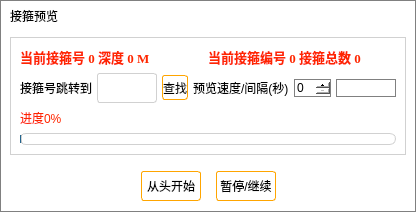
          <widget class="QFrame" name="frame_13">
           <property name="styleSheet">
            <string notr="true">background-color: white;
border: 1px solid gray; 
border-radius:0px;</string>
           </property>
           <property name="frameShape">
            <enum>QFrame::StyledPanel</enum>
           </property>
           <property name="frameShadow">
            <enum>QFrame::Raised</enum>
           </property>
           <layout class="QVBoxLayout" name="verticalLayout_16">
            <property name="spacing">
             <number>6</number>
            </property>
            <property name="leftMargin">
             <number>9</number>
            </property>
            <property name="topMargin">
             <number>0</number>
            </property>
            <property name="rightMargin">
             <number>9</number>
            </property>
            <property name="bottomMargin">
             <number>0</number>
            </property>
            <item>
             <widget class="QLabel" name="label_25">
              <property name="minimumSize">
               <size>
                <width>58</width>
                <height>30</height>
               </size>
              </property>
              <property name="maximumSize">
               <size>
                <width>158</width>
                <height>30</height>
               </size>
              </property>
              <property name="styleSheet">
               <string notr="true">QLabel {
	background-color: white;
	border: 0px;
}</string>
              </property>
              <property name="text">
               <string>接箍预览</string>
              </property>
             </widget>
            </item>
            <item>
             <widget class="QFrame" name="frame_11">
              <property name="styleSheet">
               <string notr="true">QFrame {
	background-color: white;
	position: relative; /* 将 QFrame 设置为相对定位 */
    border: 1px solid rgb(209,209,209); 
	border-radius:0px;
	padding:0px 0px;
}
</string>
              </property>
              <property name="frameShape">
               <enum>QFrame::StyledPanel</enum>
              </property>
              <property name="frameShadow">
               <enum>QFrame::Sunken</enum>
              </property>
              <property name="midLineWidth">
               <number>1</number>
              </property>
              <layout class="QVBoxLayout" name="verticalLayout_13">
               <item>
                <layout class="QHBoxLayout" name="horizontalLayout_11">
                 <property name="spacing">
                  <number>5</number>
                 </property>
                 <property name="rightMargin">
                  <number>5</number>
                 </property>
                 <item>
                  <widget class="QLabel" name="label_28">
                   <property name="minimumSize">
                    <size>
                     <width>111</width>
                     <height>16</height>
                    </size>
                   </property>
                   <property name="font">
                    <font>
                     <family>Times New Roman</family>
                     <pointsize>10</pointsize>
                     <weight>75</weight>
                     <bold>true</bold>
                    </font>
                   </property>
                   <property name="styleSheet">
                    <string notr="true">QLabel {
	background-color: white;
	border: 0px;
	color: rgb(255, 38, 0);
}</string>
                   </property>
                   <property name="text">
                    <string>当前接箍号 0 深度 0 M</string>
                   </property>
                  </widget>
                 </item>
                 <item>
                  <widget class="QLabel" name="label_31">
                   <property name="font">
                    <font>
                     <family>Times New Roman</family>
                     <pointsize>10</pointsize>
                     <weight>75</weight>
                     <bold>true</bold>
                    </font>
                   </property>
                   <property name="styleSheet">
                    <string notr="true">QLabel {
	background-color: white;
	border: 0px;
	color: rgb(255, 38, 0);
}</string>
                   </property>
                   <property name="text">
                    <string>当前接箍编号 0 接箍总数 0</string>
                   </property>
                  </widget>
                 </item>
                </layout>
               </item>
               <item>
                <layout class="QHBoxLayout" name="horizontalLayout_12">
                 <property name="spacing">
                  <number>5</number>
                 </property>
                 <item>
                  <widget class="QLabel" name="label_26">
                   <property name="maximumSize">
                    <size>
                     <width>105</width>
                     <height>16777215</height>
                    </size>
                   </property>
                   <property name="styleSheet">
                    <string notr="true">QLabel {
	background-color: white;
	border: 0px;
}</string>
                   </property>
                   <property name="text">
                    <string>接箍号跳转到</string>
                   </property>
                  </widget>
                 </item>
                 <item>
                  <widget class="QLineEdit" name="lineEdit_2">
                   <property name="minimumSize">
                    <size>
                     <width>0</width>
                     <height>30</height>
                    </size>
                   </property>
                   <property name="maximumSize">
                    <size>
                     <width>60</width>
                     <height>16777215</height>
                    </size>
                   </property>
                   <property name="styleSheet">
                    <string notr="true">QLineEdit {
    border-radius: 3px;
	background-color: white;
	border: 1px solid rgb(209,209,209);
}
</string>
                   </property>
                  </widget>
                 </item>
                 <item>
                  <widget class="QPushButton" name="pushButton_18">
                   <property name="minimumSize">
                    <size>
                     <width>25</width>
                     <height>25</height>
                    </size>
                   </property>
                   <property name="maximumSize">
                    <size>
                     <width>40</width>
                     <height>16777215</height>
                    </size>
                   </property>
                   <property name="styleSheet">
                    <string notr="true">QPushButton {
    border-radius: 3px;
	background-color: white;
	border: 1px solid orange;
}
</string>
                   </property>
                   <property name="text">
                    <string>查找</string>
                   </property>
                  </widget>
                 </item>
                 <item>
                  <widget class="QLabel" name="label_29">
                   <property name="maximumSize">
                    <size>
                     <width>150</width>
                     <height>16777215</height>
                    </size>
                   </property>
                   <property name="styleSheet">
                    <string notr="true">QLabel {
	background-color: white;
	border: 0px;
	
}</string>
                   </property>
                   <property name="text">
                    <string>预览速度/间隔(秒)</string>
                   </property>
                  </widget>
                 </item>
                 <item>
                  <widget class="QSpinBox" name="spinBox_3">
                   <property name="buttonSymbols">
                    <enum>QAbstractSpinBox::PlusMinus</enum>
                   </property>
                  </widget>
                 </item>
                 <item>
                  <widget class="QLineEdit" name="lineEdit_3">
                   <property name="maximumSize">
                    <size>
                     <width>60</width>
                     <height>16777215</height>
                    </size>
                   </property>
                  </widget>
                 </item>
                </layout>
               </item>
               <item>
                <widget class="QLabel" name="label_6">
                 <property name="styleSheet">
                  <string notr="true">border-radius: 0px;
border: 0px;
color: rgb(255, 38, 0);</string>
                 </property>
                 <property name="text">
                  <string>进度0%</string>
                 </property>
                </widget>
               </item>
               <item>
                <widget class="QProgressBar" name="progressBar_2">
                 <property name="minimumSize">
                  <size>
                   <width>0</width>
                   <height>12</height>
                  </size>
                 </property>
                 <property name="maximumSize">
                  <size>
                   <width>16777215</width>
                   <height>12</height>
                  </size>
                 </property>
                 <property name="styleSheet">
                  <string notr="true">border-radius: 6px;
background-color: white;
border: 1px solid rgb(209,209,209);
</string>
                 </property>
                 <property name="value">
                  <number>0</number>
                 </property>
                 <property name="textVisible">
                  <bool>false</bool>
                 </property>
                </widget>
               </item>
              </layout>
             </widget>
            </item>
            <item>
             <layout class="QHBoxLayout" name="horizontalLayout_10">
              <property name="spacing">
               <number>15</number>
              </property>
              <property name="leftMargin">
               <number>10</number>
              </property>
              <property name="topMargin">
               <number>10</number>
              </property>
              <property name="rightMargin">
               <number>10</number>
              </property>
              <property name="bottomMargin">
               <number>10</number>
              </property>
              <item>
               <spacer name="horizontalSpacer_2">
                <property name="orientation">
                 <enum>Qt::Horizontal</enum>
                </property>
                <property name="sizeHint" stdset="0">
                 <size>
                  <width>40</width>
                  <height>20</height>
                 </size>
                </property>
               </spacer>
              </item>
              <item>
               <widget class="QPushButton" name="pushButton_20">
                <property name="minimumSize">
                 <size>
                  <width>60</width>
                  <height>30</height>
                 </size>
                </property>
                <property name="styleSheet">
                 <string notr="true">QPushButton {
    border-radius: 3px;
	background-color: white;
	border: 1px solid orange;
}
</string>
                </property>
                <property name="text">
                 <string>从头开始</string>
                </property>
               </widget>
              </item>
              <item>
               <widget class="QPushButton" name="pushButton_19">
                <property name="minimumSize">
                 <size>
                  <width>60</width>
                  <height>30</height>
                 </size>
                </property>
                <property name="styleSheet">
                 <string notr="true">QPushButton {
    border-radius: 3px;
	background-color: white;
	border: 1px solid orange;
}
</string>
                </property>
                <property name="text">
                 <string>暂停/继续</string>
                </property>
               </widget>
              </item>
              <item>
               <spacer name="horizontalSpacer_9">
                <property name="orientation">
                 <enum>Qt::Horizontal</enum>
                </property>
                <property name="sizeHint" stdset="0">
                 <size>
                  <width>40</width>
                  <height>20</height>
                 </size>
                </property>
               </spacer>
              </item>
             </layout>
            </item>
           </layout>
          </widget>
